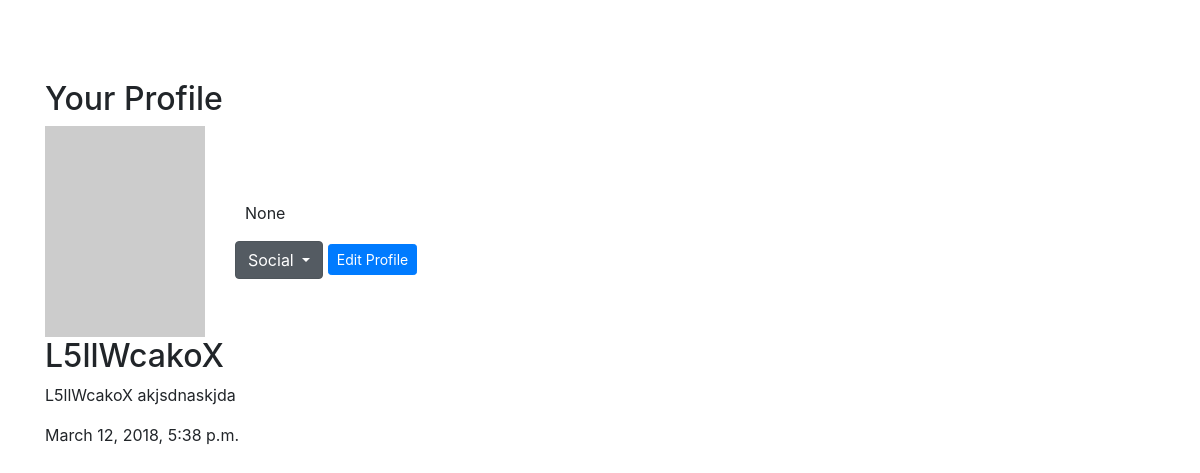
The app's page /users/profile/ (signed in), older data.
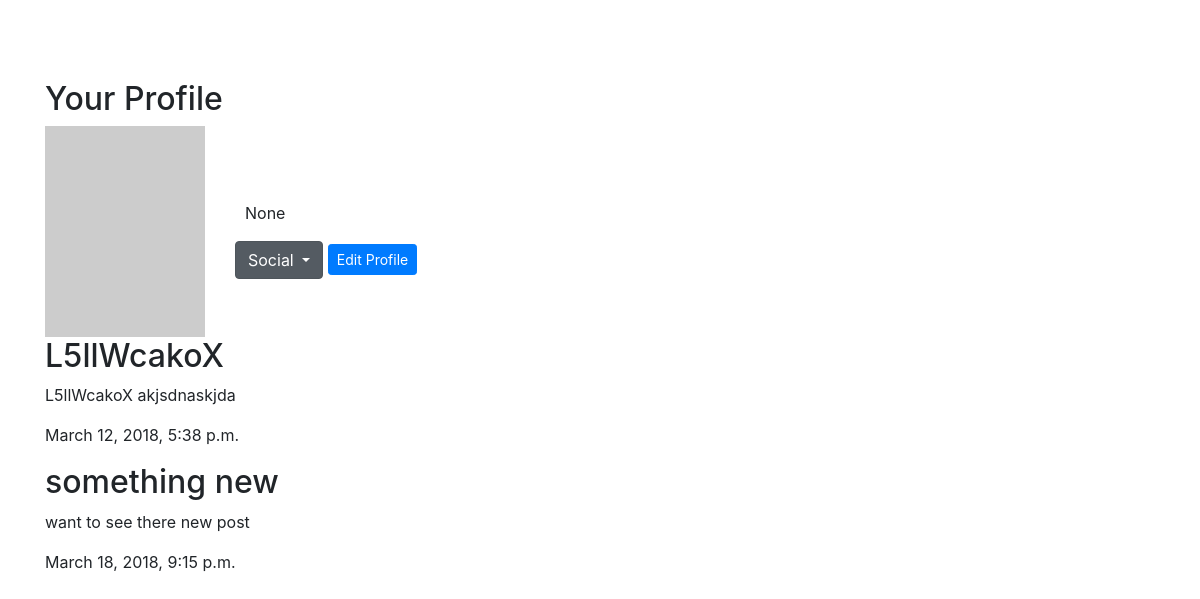
The same page, newer data.
### users/models.py (models this page shows, shortened)
class Profile(models.Model):
    user        = models.OneToOneField(User, on_delete=models.CASCADE)
    bio         = models.TextField(max_length=500, blank=True, null=True)
    location    = models.CharField(max_length=30, blank=True, null=True)
    birth_date  = models.DateField(null=True, blank=True)
    avatar      = models.ImageField(default="media/default-avatar.png", blank=True, null=True)

### posts/models.py (models this page shows, shortened)
class Post(models.Model):
    user        = models.ForeignKey(User, on_delete=models.CASCADE, default=None)
    title       = models.CharField(max_length=50)
    slug        = models.SlugField()
    content     = models.TextField()
    img         = models.ImageField(blank=True)
    pub_date    = models.DateTimeField(auto_now_add=True)
    users_like  = models.ManyToManyField(User, blank=True, related_name='post_liked')

### users/views.py (the view)
# urls.py: path('profile/', views.profile_view, name="profile"),
@login_required(login_url="users:login")
def profile_view(request):
    user    = request.user
    posts   = Post.objects.filter(user=user)
    return render(request, 'users/profile.html', {
        'user':user,
        'posts':posts })

### users/templates/users/profile.html (shortened to what this page needs)
{% extends 'base_layout.html' %}
{% block content %}
  <div class="container">
    <h2>Your Profile</h2>
    <div class="row">
      <div class="col-xs-12 col-sm-6 col-md-6">
        <div class="well well-sm">
          <div class="row">
            <div class="col-sm-6 col-md-4">
            <img src="http://placehold.it/380x500" alt="" class="img-rounded img-responsive" />
            </div>
            <div class="col-sm-6 col-md-8">
              <small><cite title="from">{{user.profile.location}}</cite></small>
              <p>
              <br />
              <br />
              {{user.profile.birth_date}}
              </p>
              <div class="dropdown show">
                <button class="btn btn-secondary dropdown-toggle" type="button" id="dropdownMenuButton" data-toggle="dropdown" aria-haspopup="true" aria-expanded="false">
                    Social
                </button>
                <a class="btn btn-primary btn-sm" href="{% url 'users:profile-edit' %}" role="button">Edit Profile</a>
              </div>
            </div>
          </div>
        </div>
      </div>
    </div>
    <div class="posts">
      {% for post in posts %}
      <div class="post">
        <h2>{{ post.title }}</h2>
        <p>{{ post.content }}</p>
        <p>{{ post.pub_date }}</p>
      </div>
      {% endfor %}
    </div>
  </div>
{% endblock %}

### templates/base_layout.html (shortened to what this page needs)
{% load static from staticfiles %}
<!DOCTYPE html>
<html lang="en">
<head>
  <link rel="stylesheet" href="{% static 'styles.css' %}">
  <link rel="stylesheet" href="https://maxcdn.bootstrapcdn.com/bootstrap/4.0.0/css/bootstrap.min.css">
</head>
<body>
  <div class="content">
    {% block content %}{% endblock content %}
  </div>
</body>
</html>

### assets/styles.css (style rules this page uses)
:root { --primary: #343F4b; --light: #FFFFFF; }
html { box-sizing: border-box; font-family: Arial, Helvetica, sans-serif; color: var(--light); }
body { background: var(--primary); line-height: 1.4rem; }
img { max-width: 100%; }
.container { margin-top: 80px; margin-bottom: 20px; }
small { display: block; line-height: 1.428571429; color: #999; }

Row changes from the older to the newer data that the page shows:
added Post: title "something new", content "want to see there new post", pub_date "March 18, 2018, 9:15 p.m."
